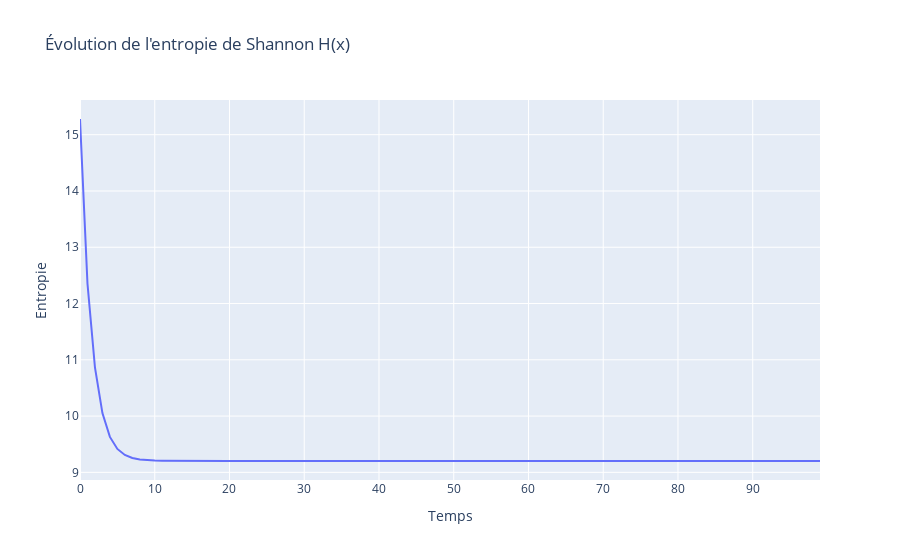

Notebook code cell kept with this figure:
### Code cell
import numpy as np
import plotly.graph_objects as go

# === Paramètres ===
Te = 1.0
N = 100

F = np.array([
    [1, 0, Te,  0],
    [0, 1,  0, Te],
    [0, 0,  1,  0],
    [0, 0,  0,  1]
])

H = np.array([
    [1, 0, 0, 0],
    [0, 1, 0, 0]
])

Q =  np.eye(4)
R = 30 * np.eye(2)

x_true = np.array([0, 0, 1, 1])
x_est = np.array([0, 0, 0, 0])
P = 1000* np.eye(4)

entropy_hist = []

def shannon_entropy_gaussian(P):
    n = P.shape[0]
    sign, logdet = np.linalg.slogdet(P)
    if sign <= 0:
        return np.nan
    return 0.5 * (n * np.log(2 * np.pi * np.e) + logdet)

# === Boucle Kalman ===
for _ in range(N):
    w = np.random.multivariate_normal(np.zeros(4), Q)
    x_true = F @ x_true + w

    v = np.random.multivariate_normal(np.zeros(2), R)
    z = H @ x_true + v

    x_pred = F @ x_est
    P_pred = F @ P @ F.T + Q

    y = z - H @ x_pred
    S = H @ P_pred @ H.T + R
    K = P_pred @ H.T @ np.linalg.inv(S)
    x_est = x_pred + K @ y
    P = (np.eye(4) - K @ H) @ P_pred

    entropy_hist.append(shannon_entropy_gaussian(P))

# === Affichage interactif avec Plotly ===
fig_entropy = go.Figure()
fig_entropy.add_trace(go.Scatter(
    x=list(range(N)),
    y=entropy_hist,
    mode='lines',
    name='Entropie'
))
fig_entropy.update_layout(
    title="Évolution de l'entropie de Shannon H(x)",
    xaxis_title="Temps",
    yaxis_title="Entropie",
    
)
fig_entropy.show()

### Figure 1 — Plotly figure (JSON) as saved in the notebook; plotly's stock layout.template omitted (floating-point values rounded to 4 significant figures)
{"data": [{"mode": "lines", "name": "Entropie", "type": "scatter", "x": [0, 1, 2, 3, 4, 5, 6, 7, 8, 9, 10, 11, 12, 13, 14, 15, 16, 17, 18, 19, 20, 21, 22, 23, 24, 25, 26, 27, 28, 29, 30, 31, 32, 33, 34, 35, 36, 37, 38, 39, 40, 41, 42, 43, 44, 45, 46, 47, 48, 49, 50, 51, 52, 53, 54, 55, 56, 57, 58, 59, 60, 61, 62, 63, 64, 65, 66, 67, 68, 69, 70, 71, 72, 73, 74, 75, 76, 77, 78, 79, 80, 81, 82, 83, 84, 85, 86, 87, 88, 89, 90, 91, 92, 93, 94, 95, 96, 97, 98, 99], "y": [15.28, 12.36, 10.87, 10.05, 9.63, 9.416, 9.309, 9.256, 9.229, 9.216, 9.209, 9.206, 9.204, 9.203, 9.202, 9.202, 9.202, 9.202, 9.202, 9.202, 9.202, 9.202, 9.202, 9.202, 9.202, 9.202, 9.202, 9.202, 9.202, 9.202, 9.202, 9.202, 9.202, 9.202, 9.202, 9.202, 9.202, 9.202, 9.202, 9.202, 9.202, 9.202, 9.202, 9.202, 9.202, 9.202, 9.202, 9.202, 9.202, 9.202, 9.202, 9.202, 9.202, 9.202, 9.202, 9.202, 9.202, 9.202, 9.202, 9.202, 9.202, 9.202, 9.202, 9.202, 9.202, 9.202, 9.202, 9.202, 9.202, 9.202, 9.202, 9.202, 9.202, 9.202, 9.202, 9.202, 9.202, 9.202, 9.202, 9.202, 9.202, 9.202, 9.202, 9.202, 9.202, 9.202, 9.202, 9.202, 9.202, 9.202, 9.202, 9.202, 9.202, 9.202, 9.202, 9.202, 9.202, 9.202, 9.202, 9.202]}], "layout": {"title": {"text": "Évolution de l'entropie de Shannon H(x)"}, "xaxis": {"title": {"text": "Temps"}}, "yaxis": {"title": {"text": "Entropie"}}}}
